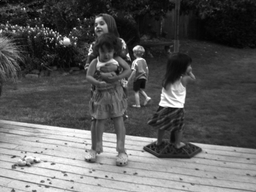
#> input picture Assignment5/input_data/Backyard/frame10.png, 256 x 192 px, shrunk from 640 x 480 before the run
$ jupyter execute 'Optical Flow.ipynb'   (shell and % lines are left out)   (older library calls are emulated)
#> lines starting #> are read from the running program, lines starting #| are printed output that depends on the picture; after the words box and inside, x2 and y2 are one past the last pixel; in counts of white or black regions, pixels touching at a corner belong together
[cell 1]
import cv2
import numpy as np
import matplotlib.pyplot as plt
from scipy import signal
# for auto-reloading external modules

[cell 2]
def display_images(images, rows, cols, size, title, subtitles):
    fig = plt.figure(figsize = size)
    c = 0
    sz = len(images)
    for i in range(rows):
        for j in range(cols):
            if sz == c:
                break
            ax1 = fig.add_subplot(rows, cols, c + 1)
            ax1.imshow(images[c], cmap = 'gray')
            ax1.set_title(subtitles[c], fontsize = 7)
            ax1.axis("off")
            c = c + 1
    plt.axis("off")
    plt.show()
    # Un comment the below line and comment the above line to save and display
    #plt.savefig('part2.png')

[cell 3]
def convolve(im, k):
    # return signal.convolve2d(im, k, boundary='symm', mode='same')
    im = im.astype(np.float64)
    k = k.astype(np.float64)
    rows = im.shape[0]
    cols = im.shape[1]
    k_r = k.shape[0]
    k_c = k.shape[1]
    res = np.zeros(im.shape)
    for i in range(int(k_r/2), rows - int((k_r-1) / 2)):
        for j in range(int(k_c/2), cols - int((k_c - 1) / 2)):
            l_r = i - int(k_r / 2)
            r_r = i + int((k_r - 1) / 2)
            l_c = j - int(k_c / 2)
            r_c = j + int((k_c - 1) / 2)
            res[i][j] = max(0, sum(sum(k * im[l_r : r_r + 1, l_c : r_c + 1])))
    return res.astype(np.int)

[cell 4]
def optical_flow(img1, img2, threshold):
    kernelx = np.array([[-1., 1.], [-1., 1.]])
    kernely = np.array([[-1., -1.], [1., 1.]])
    kernelt = np.array([[1., 1.], [1., 1.]])
    outputx = convolve(img1, kernelx)
    outputy = convolve(img1, kernely)
    outputt = convolve(img2, kernelt) - convolve(img1, kernelt)
    window_size = 15
    u = np.zeros(img1.shape)
    v = np.zeros(img1.shape)
    for i in range(int(window_size / 2), img1.shape[0] - int(window_size / 2)):
        for j in range(int(window_size / 2), img1.shape[1] - int(window_size / 2)):
            Ix = outputx[i - int(window_size / 2) : i + int(window_size / 2) + 1, j - int(window_size / 2) : j + int(window_size / 2) + 1].flatten()
            Iy = outputy[i - int(window_size / 2) : i + int(window_size / 2) + 1, j - int(window_size / 2) : j + int(window_size / 2) + 1].flatten()
            It = outputt[i - int(window_size / 2) : i + int(window_size / 2) + 1, j - int(window_size / 2) : j + int(window_size / 2) + 1].flatten()
            A = np.array([[np.sum(Ix * Ix), np.sum(Ix * Iy)], [np.sum(Ix * Iy), np.sum(Iy * Iy)]])
            b = np.array([-np.sum(It * Ix), -np.sum(It * Iy)])
            res = np.linalg.pinv(A).dot(b)
            u[i,j] = res[0]
            v[i,j] = res[1]
    magnitude = np.zeros(img1.shape)
    angle = np.zeros(img1.shape)
    mask = np.zeros(img1.shape)
    for i in range(img1.shape[0]):
        for j in range(img1.shape[1]):
            magnitude[i, j] = u[i, j] * u[i, j] + v[i, j] * v[i, j]
            angle[i, j] = np.arctan2(v[i, j],u[i, j])
            if magnitude[i, j] >= threshold:
                mask[i, j] = 255
    return outputx, outputy, outputt, u, v, magnitude, angle, mask, \
    'Sobel X', 'Sobel Y', 'Derivative in t', 'Optical Flow in X direction', 'Optical Flow in Y Direction', \
    'Norm', 'Angle', 'Optical Flow Mask'

[cell 5]
img1 = cv2.imread('../input_data/Backyard/frame10.png', cv2.IMREAD_GRAYSCALE)
#> img1 is the input picture: shape (192, 256); min 2, max 255, mean 92.1
img2 = cv2.imread('../input_data/Backyard/frame11.png', cv2.IMREAD_GRAYSCALE)
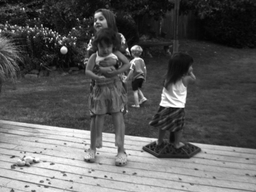
#> input picture Assignment5/input_data/Backyard/frame11.png, 256 x 192 px, shrunk from 640 x 480 before the run
#> img2 is the input picture: shape (192, 256); min 2, max 255, mean 92
outputx, outputy, outputt, u, v, magnitude, angle, mask, label1, label2, label3, label4, label5, label6, \
label7, label8 = optical_flow(img1, img2, 8)
#> after the loop in optical_flow, `for i in range(img1.shape[0]):`:
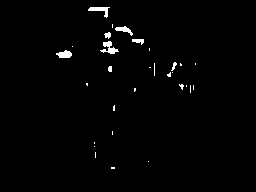
#> mask: shape (192, 256) float64; 1.3% white; 30 white regions (22 under 20 px), largest, box (x1, y1, x2, y2) and area: (100, 41, 119, 54) 113, (88, 7, 110, 18) 100, (56, 50, 72, 58) 89
#> label1 = 'Sobel X'; label2 = 'Sobel Y'; label3 = 'Derivative in t'; label4 = 'Optical Flow in X direction'; label5 = 'Optical Flow in Y Direction'; label6 = 'Norm'; label7 = 'Angle'; label8 = 'Optical Flow Mask'


fig = plt.figure(figsize = (20, 20))
ax1 = fig.add_subplot(1, 1, 1)
ax1.imshow(img1, cmap = 'gray')
kp = cv2.goodFeaturesToTrack(img1, 1000, 0.01, 10, 3)
#> kp = 182 rows, first 8: [156, 139], [127, 54], [159, 104], [182, 106], [150, 98], [88, 55], [24, 8], [74, 28]
for arrow_ind in kp:
    x,y = arrow_ind[0]
    y = int(y)
    x = int(x)
    ax1.arrow(x,y,u[y,x],v[y,x],head_width = 3, head_length = 5, color = (1,0,0))
#> this loop made 182 passes
plt.axis("off")
plt.title("Optical FLow arrows")
plt.show()
fig = plt.figure(figsize = (20, 20))
ax1 = fig.add_subplot(1, 1, 1)
ax1.imshow(mask, cmap = 'gray')
plt.axis("off")
plt.title("Segmentation Results")
plt.show()

[cell 6]
img1 = cv2.imread('../input_data/Basketball/frame10.png', cv2.IMREAD_GRAYSCALE)
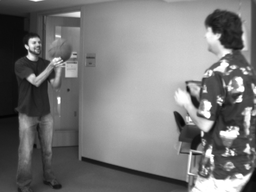
#> input picture Assignment5/input_data/Basketball/frame10.png, 256 x 192 px, shrunk from 640 x 480 before the run
#> img1 is the input picture: shape (192, 256); min 4, max 255, mean 120.3
img2 = cv2.imread('../input_data/Basketball/frame11.png', cv2.IMREAD_GRAYSCALE)
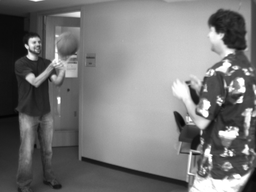
#> input picture Assignment5/input_data/Basketball/frame11.png, 256 x 192 px, shrunk from 640 x 480 before the run
#> img2 is the input picture: shape (192, 256); min 4, max 255, mean 119.9
outputx, outputy, outputt, u, v, magnitude, angle, mask, label1, label2, label3, label4, label5, label6, \
label7, label8 = optical_flow(img1, img2, 10)
#> call 2 of optical_flow, with threshold = 10
#> after the loop in optical_flow (call 2), `for i in range(int(window_size / 2), img1.shape[0] - int(window_size /..`:
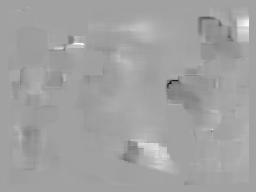
#> v: shape (192, 256) float64; min -26.23, max 15.2, mean 0.0683; drawn with min black and max white
#> after the loop in optical_flow (call 2), `for i in range(img1.shape[0]):`:
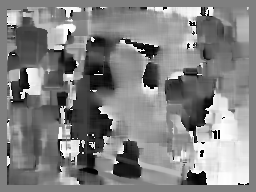
#> angle: shape (192, 256) float64; min -3.14, max 3.14, mean 0.0717; drawn with min black and max white
#> after the loop in optical_flow (call 2), `for i in range(img1.shape[0]):`:
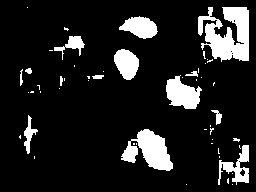
#> mask: shape (192, 256) float64; 12.8% white; 53 white regions (39 under 20 px), largest, box (x1, y1, x2, y2) and area: (198, 7, 249, 62) 1825, (121, 129, 173, 171) 1189, (166, 75, 202, 109) 769


fig = plt.figure(figsize = (20, 20))
ax1 = fig.add_subplot(1, 1, 1)
ax1.imshow(img1, cmap = 'gray')
kp = cv2.goodFeaturesToTrack(img1, 1000, 0.01, 10, 3)
#> kp = 101 rows, first 8: [25, 45], [247, 144], [233, 154], [241, 95], [202, 136], [36, 75], [203, 91], [220, 104]
for arrow_ind in kp:
    x,y = arrow_ind[0]
    y = int(y)
    x = int(x)
    ax1.arrow(x,y,u[y,x],v[y,x],head_width = 3, head_length = 5, color = (1,0,0))
#> this loop made 101 passes
#> (x, y) on passes 1 to 12: (25, 45), (247, 144), (233, 154), (241, 95), (202, 136), (36, 75), (203, 91), (220, 104), (213, 155), (193, 153), (58, 97), (250, 108)
plt.axis("off")
plt.title("Optical FLow arrows")
plt.show()
fig = plt.figure(figsize = (20, 20))
ax1 = fig.add_subplot(1, 1, 1)
ax1.imshow(mask, cmap = 'gray')
plt.axis("off")
plt.title("Segmentation Results")
plt.show()

[cell 7]
img1 = cv2.imread('../input_data/Dumptruck/frame10.png', cv2.IMREAD_GRAYSCALE)
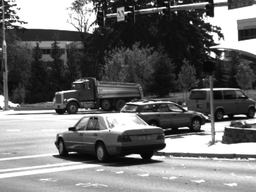
#> input picture Assignment5/input_data/Dumptruck/frame10.png, 256 x 192 px, shrunk from 640 x 480 before the run
#> img1 is the input picture: shape (192, 256); min 0, max 255, mean 111.2
img2 = cv2.imread('../input_data/Dumptruck/frame11.png', cv2.IMREAD_GRAYSCALE)
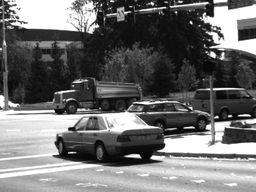
#> input picture Assignment5/input_data/Dumptruck/frame11.png, 256 x 192 px, shrunk from 640 x 480 before the run
#> img2 is the input picture: shape (192, 256); min 0, max 255, mean 110.9
outputx, outputy, outputt, u, v, magnitude, angle, mask, label1, label2, label3, label4, label5, label6, \
label7, label8 = optical_flow(img1, img2, 2)
#> after the loop in convolve (call 11), `for i in range(int(k_r/2), rows - int((k_r-1) / 2)):`:
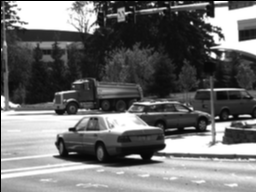
#> res: shape (192, 256) float64; min 0, max 1020, mean 438.5; drawn with min black and max white


fig = plt.figure(figsize = (20, 20))
ax1 = fig.add_subplot(1, 1, 1)
ax1.imshow(img1, cmap = 'gray')
kp = cv2.goodFeaturesToTrack(img1, 1000, 0.3, 10, 3)
#> kp = 50 rows, first 8: [98, 26], [83, 31], [190, 22], [152, 4], [151, 158], [230, 125], [214, 56], [69, 128]
for arrow_ind in kp:
    x,y = arrow_ind[0]
    y = int(y)
    x = int(x)
    ax1.arrow(x,y,u[y,x],v[y,x],head_width = 3, head_length = 5, color = (1,0,0))
#> this loop made 50 passes
#> (x, y) on passes 1 to 12: (98, 26), (83, 31), (190, 22), (152, 4), (151, 158), (230, 125), (214, 56), (69, 128), (9, 8), (239, 39), (58, 153), (54, 111)
plt.axis("off")
plt.title("Optical FLow arrows")
plt.show()
fig = plt.figure(figsize = (20, 20))
ax1 = fig.add_subplot(1, 1, 1)
ax1.imshow(mask, cmap = 'gray')
plt.axis("off")
plt.title("Segmentation Results")
plt.show()

[cell 8]
img1 = cv2.imread('../input_data/Urban/frame10.png', cv2.IMREAD_GRAYSCALE)
img2 = cv2.imread('../input_data/Urban/frame11.png', cv2.IMREAD_GRAYSCALE)
outputx, outputy, outputt, u, v, magnitude, angle, mask, label1, label2, label3, label4, label5, label6, \
label7, label8 = optical_flow(img1, img2, 10)


fig = plt.figure(figsize = (20, 20))
ax1 = fig.add_subplot(1, 1, 1)
ax1.imshow(img1, cmap = 'gray')
kp = cv2.goodFeaturesToTrack(img1, 1000, 0.3, 10, 3)
#> kp = 44 rows, first 8: [156, 139], [127, 54], [159, 104], [182, 106], [150, 98], [88, 55], [24, 8], [74, 28]
for arrow_ind in kp:
    x,y = arrow_ind[0]
    y = int(y)
    x = int(x)
    ax1.arrow(x,y,u[y,x],v[y,x],head_width = 3, head_length = 5, color = (1,0,0))
#> this loop made 44 passes
#> arrow_ind on passes 3 to 14: [[159, 104]], [[182, 106]], [[150, 98]], [[88, 55]], [[24, 8]], [[74, 28]], [[75, 43]], [[1, 30]], [[91, 44]], [[14, 30]], [[90, 131]], [[62, 39]]
plt.axis("off")
plt.title("Optical FLow arrows")
plt.show()
fig = plt.figure(figsize = (20, 20))
ax1 = fig.add_subplot(1, 1, 1)
ax1.imshow(mask, cmap = 'gray')
plt.axis("off")
plt.title("Segmentation Results")
plt.show()

[cell 9]
img1 = cv2.imread('../input_data/Wooden/frame10.png', cv2.IMREAD_GRAYSCALE)
img2 = cv2.imread('../input_data/Wooden/frame11.png', cv2.IMREAD_GRAYSCALE)
outputx, outputy, outputt, u, v, magnitude, angle, mask, label1, label2, label3, label4, label5, label6, \
label7, label8 = optical_flow(img1, img2, 5)


fig = plt.figure(figsize = (20, 20))
ax1 = fig.add_subplot(1, 1, 1)
ax1.imshow(img1, cmap = 'gray')
kp = cv2.goodFeaturesToTrack(img1, 1000, 0.3, 10, 3)
for arrow_ind in kp:
    x,y = arrow_ind[0]
    y = int(y)
    x = int(x)
    ax1.arrow(x,y,u[y,x],v[y,x],head_width = 3, head_length = 5, color = (1,0,0))
#> this loop made 44 passes
plt.axis("off")
plt.title("Optical FLow arrows")
plt.show()
fig = plt.figure(figsize = (20, 20))
ax1 = fig.add_subplot(1, 1, 1)
ax1.imshow(mask, cmap = 'gray')
plt.axis("off")
plt.title("Segmentation Results")
plt.show()
